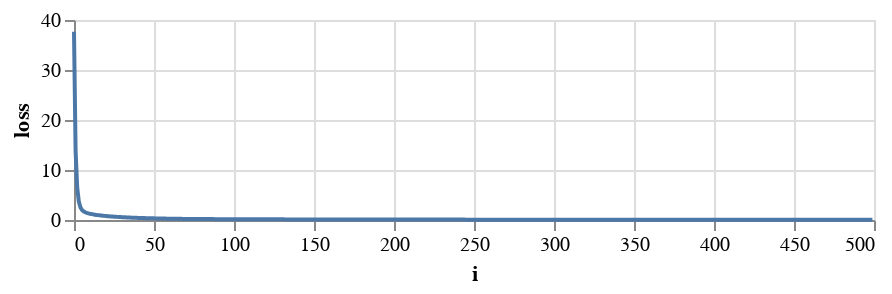

The code cell stored with this chart in its notebook:
### Code cell
loss_df = pd.DataFrame({'i':range(500), 'loss':loss_record})
alt.Chart(loss_df, height=100).mark_line().encode(x='i', y='loss')

### Figure 1 — Vega-Lite specification as saved in the notebook (floating-point values rounded to 4 significant figures; data arrays with more than 128 entries replaced by an {"elided": "..."} marker saying what was removed)
{"$schema": "https://vega.github.io/schema/vega-lite/v3.4.0.json", "config": {"mark": {"tooltip": null}, "view": {"height": 300, "width": 400}}, "data": {"name": "data-1121ac65823d18b3531ca03b33e1ce47"}, "datasets": {"data-1121ac65823d18b3531ca03b33e1ce47": {"elided": "500 records"}}, "encoding": {"x": {"field": "i", "type": "quantitative"}, "y": {"field": "loss", "type": "quantitative"}}, "height": 100, "mark": "line"}
